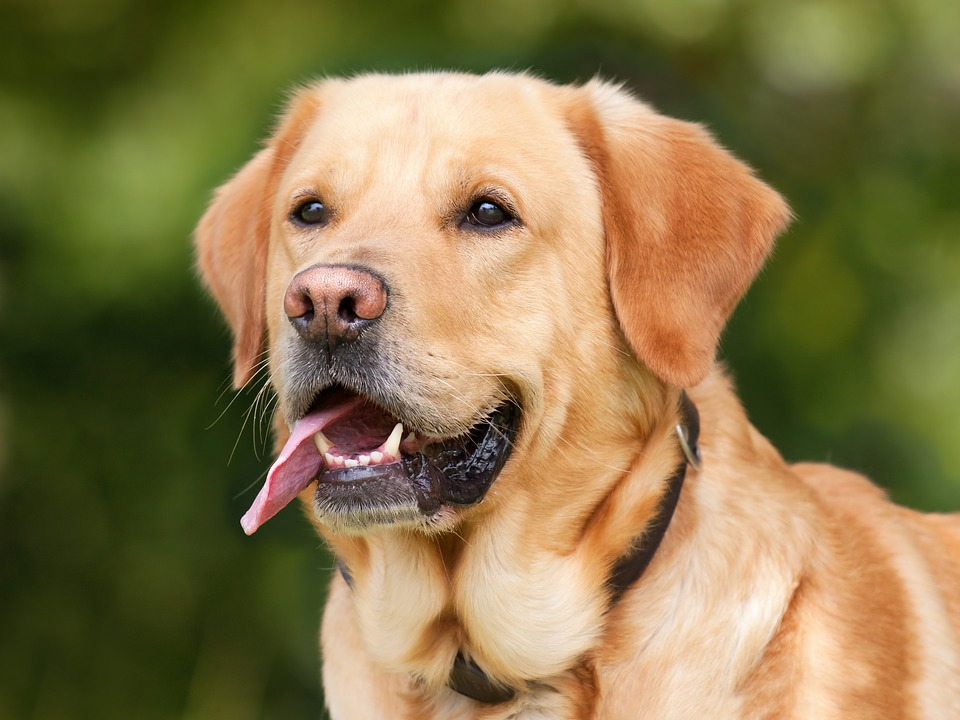
#> input picture Assignment_3/dog.jpg, 960 x 720 px, found by its file name
$ python Q1.py
#> lines starting #> are read from the running program, lines starting #| are printed output that depends on the picture; after the words box and inside, x2 and y2 are one past the last pixel; in counts of white or black regions, pixels touching at a corner belong together
import cv2
import numpy as np

img=cv2.imread('dog.jpg')
#> img is the input picture: shape (720, 960, 3); mean B, G, R 76.2, 119.6, 136.3
img_gray=cv2.cvtColor(img, cv2.COLOR_BGR2GRAY)
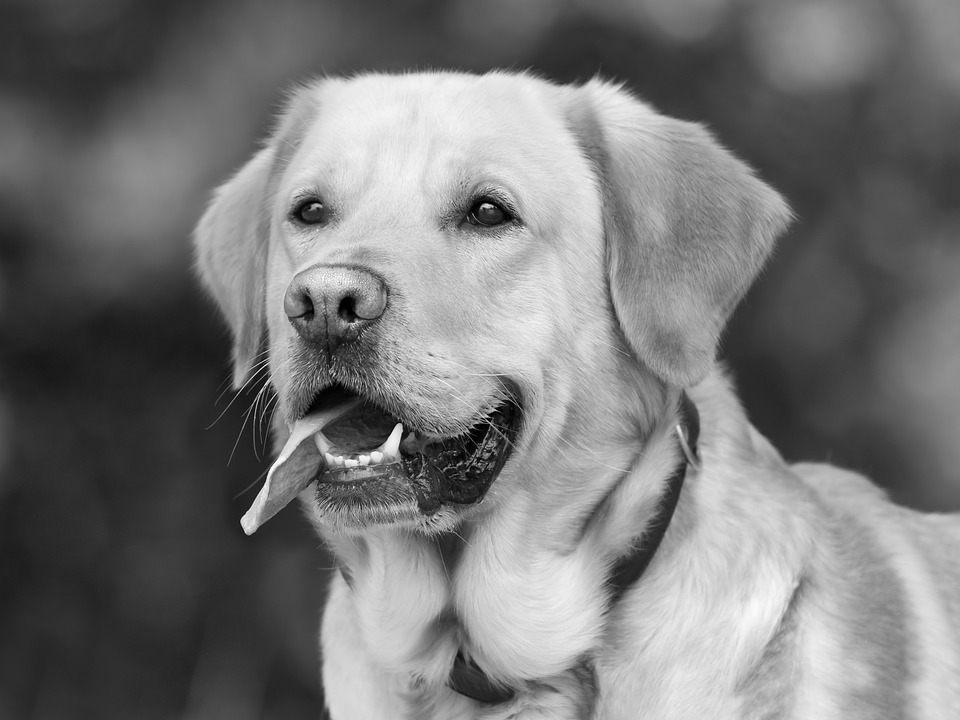
#> img_gray: shape (720, 960); min 0, max 254, mean 119.7

kernel = np.ones((25,25))
dilate = cv2.dilate(img_gray,kernel)
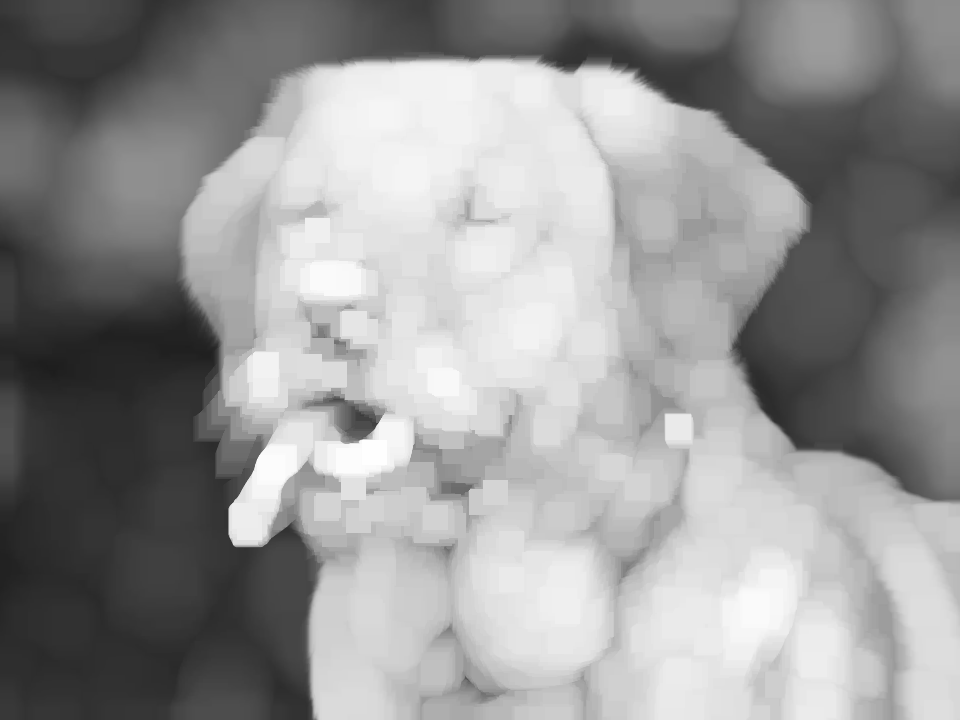
#> dilate: shape (720, 960); min 29, max 254, mean 149.8

canny = cv2.Canny(dilate,50,250)
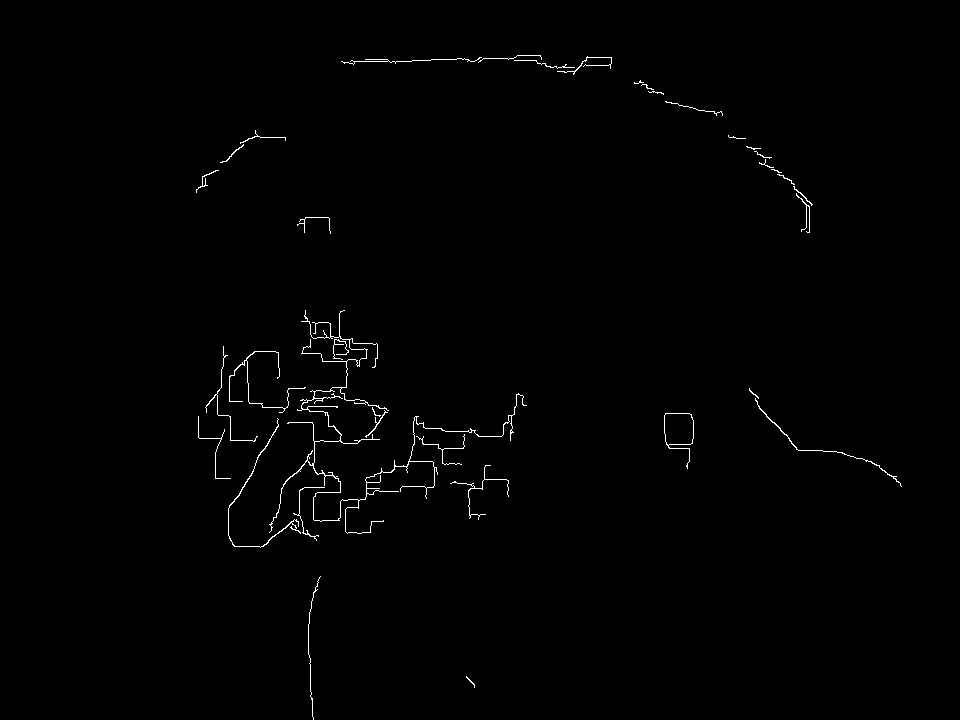
#> canny: shape (720, 960); 0.7% white in thin lines or dots, all inside (x1, y1, x2, y2) = (196, 55, 902, 720)
cv2.namedWindow ('canny', cv2.WINDOW_NORMAL)
cv2.namedWindow ('dilate', cv2.WINDOW_NORMAL)
cv2.namedWindow ('OG', cv2.WINDOW_NORMAL)
cv2.imshow("dilate",dilate)
cv2.imshow("canny",canny)
cv2.imshow ('OG', img_gray)
cv2.waitKey(0)
